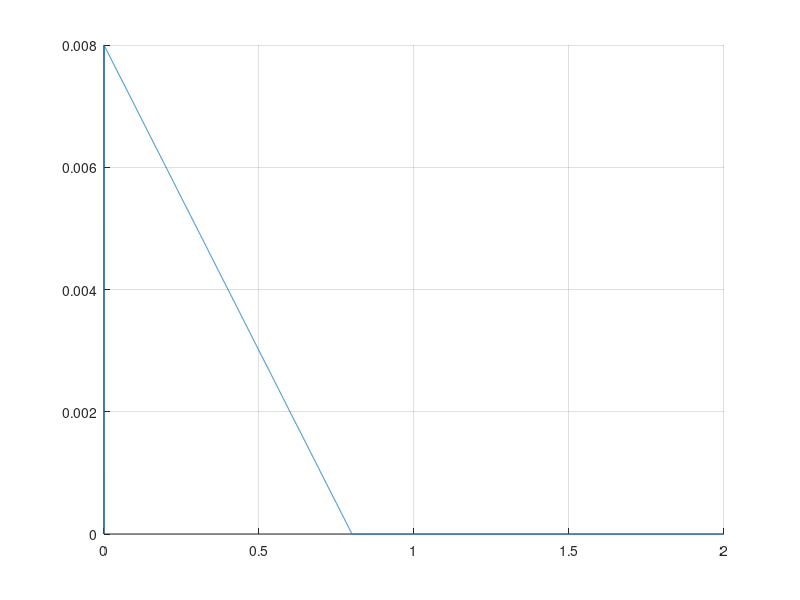

MATLAB code to generate this figure:
clear
close all


I_1 = 1;
I_2 = 1000000000;

w_1 = 10;
w_2 = 2;

E_1 = 1/2*I_1*w_1^2;
E_2 = 1/2*I_2*w_2^2;

w_f = (w_1*I_1 + w_2*I_2)/(I_1+I_2);

E_c = E_1 + E_2 - 1/2*(I_1 + I_2)*w_f^2;

E_AY = 1/2*I_1*(w_1^2 - w_2^2);


dt = 0.0001;
t = 0:dt:2;
tSteps = length(t);
w_1_o = w_1;
w_2_o = w_2;

tau_c = 10;
W = NaN(tSteps,2);
W(1,:) = [w_1 w_2];

for i = 2:length(t)
	
	alpha_1 = -tau_c/I_1;
	W(i,1) = W(i-1,1) + alpha_1*dt;
	
	alpha_2 = tau_c/I_2;
	W(i,2) = W(i-1,2)+ alpha_2*dt;
	
	if abs(W(i,1)-W(i,2))<0.001
		tau_c = 0;
	end
	
	E(i,1) = abs(W(i,1) - W(i,2))*tau_c*dt;
	
	
end
	
figure
grid on
hold on
plot(t,E)
sum(E)
	